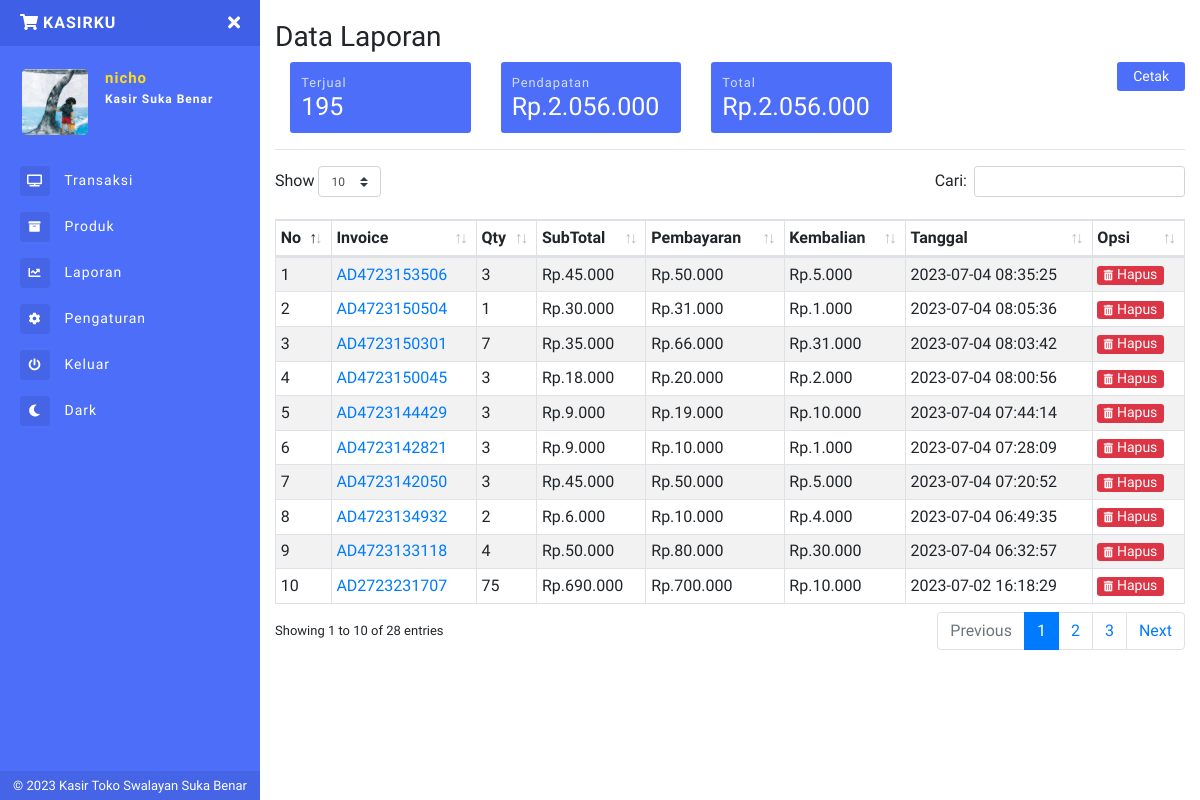
The app's page /laporan.php (signed in) with its own data.
### tables this page shows
CREATE TABLE `inv` (
  `invid` int(11) NOT NULL,
  `invoice` varchar(100) NOT NULL,
  `tgl_inv` timestamp NOT NULL DEFAULT current_timestamp() ON UPDATE current_timestamp(),
  `pembayaran` int(11) NOT NULL,
  `kembalian` int(11) NOT NULL,
  `status` varchar(10) NOT NULL
);

### laporan.php (the view, shortened to what this page needs)
<?php include 'sidebar.php'; ?>
<?php
$i1 = mysqli_fetch_assoc(mysqli_query($conn,"SELECT SUM(qty) as totqty FROM laporan"));
$i3 = mysqli_fetch_assoc(mysqli_query($conn,"SELECT SUM(subtotal-qty*harga_modal) as totdpt1 FROM laporan"));
$i4 = mysqli_fetch_assoc(mysqli_query($conn,"SELECT SUM(subtotal) as isub FROM laporan"));
?>
    <h1 class="h3 mb-2">Data Laporan</h1>
<span class="float-right">
<button type="button" class="btn btn-primary btn-sm px-3"  onclick="document.title='Invoice#<?php echo $noinv ?>';window.print()">
Cetak</button>
</span>
        <div class="row">
            <div class="col-6 col-sm-6 col-md-3 col-lg-3 m-pr-1 m-mb-1">
                <div class="box-laporan">
                    <p class="small mb-0">Terjual</p>
                    <h5 class="mb-0"><?php echo ribuan($i1['totqty']); ?></h5>
                </div>
            </div>
            <div class="col-6 col-sm-6 col-md-3 col-lg-3 m-pl-1 m-mb-1">
                <div class="box-laporan">
                    <p class="small mb-0">Pendapatan</p>
                    <h5 class="mb-0">Rp.<?php echo ribuan($i3['totdpt1']); ?></h5>
                </div>
            </div>
            <div class="col-6 col-sm-6 col-md-3 col-lg-3 m-pl-1">
                <div class="box-laporan">
                    <p class="small mb-0">Total</p>
                    <h5 class="mb-0">Rp.<?php echo ribuan($i4['isub']); ?></h5>
                </div>
            </div>
        </div>
<hr>
<table class="table table-striped table-sm table-bordered dt-responsive nowrap" id="table" width="100%">
<thead>
  <tr>
    <th>No</th>
    <th>Invoice</th>
    <th>Qty</th>
    <th>SubTotal</th>
    <th>Pembayaran</th>
    <th>Kembalian</th>
    <th>Tanggal</th>
    <th>Opsi</th>
  </tr>
</thead>
<tbody>
<?php
    $no = 1;
    $data_laporan = mysqli_query($conn,"SELECT * FROM inv WHERE status='selesai' ORDER BY invid DESC");
    while($d = mysqli_fetch_array($data_laporan)){
      $oninv = $d['invoice'];
        ?>
  <tr>
    <td><?php echo $no++; ?></td>
    <td><a href="invoice.php?detail=<?php echo $oninv ?>"><?php echo $d['invoice']; ?></a></td>
    <td><?php
  $result1 = mysqli_query($conn,"SELECT SUM(qty) AS count FROM laporan WHERE invoice='$oninv'");
  $cekrow = mysqli_num_rows($result1);
  $row1 = mysqli_fetch_assoc($result1);
  $count = $row1['count'];
  if($cekrow > 0){
      echo ribuan($count);
      } else {
          echo '0';
      }?></td>
    <td>Rp.<?php
  $result2 = mysqli_query($conn,"SELECT SUM(subtotal) AS count1 FROM laporan WHERE invoice='$oninv'");
  $cekrow1 = mysqli_num_rows($result2);
  $row2 = mysqli_fetch_assoc($result2);
  $count1 = $row2['count1'];
  if($cekrow1 > 0){
      echo ribuan($count1);
      } else {
          echo '0';
      }?></td>
    <td>Rp.<?php echo ribuan($d['pembayaran']); ?></td>
    <td>Rp.<?php echo ribuan($d['kembalian']); ?></td>
    <td><?php echo $d['tgl_inv']; ?></td>
    <td>
      <form method="post">
        <button type="submit" name="Remove" class="btn btn-danger btn-xs">
          <i class="fas fa-trash-alt fa-xs mr-1"></i>Hapus</button>
      </form>
    </td>
  </tr>
  <?php } ?>
</tbody>
</table>
</div>

### sidebar.php (shortened to what this page needs)
<?php
include "config.php";
  function ribuan ($nilai){
    return number_format ($nilai, 0, ',', '.');
}
$uid = $_SESSION['userid'];
$DataLogin = mysqli_fetch_array(mysqli_query($conn,"SELECT * FROM login WHERE userid='$uid'"));
$username = $DataLogin['username'];
$toko = $DataLogin['toko'];
$logo = $DataLogin['logo'];
?>
<!DOCTYPE html>
<html>
<head>
    <link rel="stylesheet" href="https://maxcdn.bootstrapcdn.com/bootstrap/4.0.0/css/bootstrap.min.css">
    <link href="assets/css/style.css" rel="stylesheet">
    <link href="https://use.fontawesome.com/releases/v5.0.6/css/all.css" rel="stylesheet">
    <link href="assets/vendor/datatables/dataTables.bootstrap4.min.css" rel="stylesheet">
  <link href="assets/vendor/datatables/responsive.bootstrap4.min.css" rel="stylesheet">
</head>
<body>
<div class="page-wrapper chiller-theme toggled">
  <nav id="sidebar" class="sidebar-wrapper">
    <div class="sidebar-content">
      <div class="sidebar-brand">
        <a href="./"><i class="fas fa-shopping-cart mr-1"></i><?php echo $toko ?></a>
        <div id="close-sidebar">
          <i class="fas fa-times"></i>
        </div>
      </div>
      <div class="sidebar-header">
        <div class="user-pic" style="height:70px;width:70px;">
          <img class="img-responsive img-rounded" src="assets/images/<?php echo $logo ?>"
            alt="User picture">
        </div>
        <div class="user-info">
          <span class="user-name"><?php echo $username ?>
          </span>
          <span class="user-role">Kasir Suka Benar</span>
        </div>
      </div>
      <div class="sidebar-menu">
        <ul>
          <li>
            <a href="index.php">
              <i class="fas fa-tv"></i>
              <span>Transaksi</span>
            </a>
          </li>
          <li>
            <a href="produk.php">
            <i class="fas fa-archive"></i>
              <span>Produk</span>
            </a>
          </li>
          <li>
            <a href="laporan.php">
              <i class="fa fa-chart-line"></i>
              <span>Laporan</span>
            </a>
          </li>
          <li>
            <a href="pengaturan.php">
              <i class="fa fa-cog"></i>
              <span>Pengaturan</span>
            </a>
          </li>
          <li>
            <a href="#Exit" data-toggle="modal">
              <i class="fa fa-power-off"></i>
              <span>Keluar</span>
            </a>
          </li>
          <li>
            <a href="" data-toggle="modal">
              <i class="fa fa-moon"></i>
              <span>Dark</span>
            </a>
          </li>
        </ul>
      </div>
    </div>
    <div class="sidebar-footer">
    © 2023 Kasir Toko Swalayan Suka Benar
    </div>
  </nav>
  <main class="page-content">
    <div class="container-fluid">
    <div class="d-block d-sm-block d-md-none d-lg-none py-2"></div>

### footer.php (shortened to what this page needs)
  </main>
</div>
</body>
</html>

### records on screen
inv: invoice "AD4723153506", count "3", count1 "45.000", pembayaran "50.000", kembalian "5.000", tgl_inv "2023-07-04 08:35:25"
inv: invoice "AD4723150504", count "1", count1 "30.000", pembayaran "31.000", kembalian "1.000", tgl_inv "2023-07-04 08:05:36"
inv: invoice "AD4723150301", count "7", count1 "35.000", pembayaran "66.000", kembalian "31.000", tgl_inv "2023-07-04 08:03:42"
inv: invoice "AD4723150045", count "3", count1 "18.000", pembayaran "20.000", kembalian "2.000", tgl_inv "2023-07-04 08:00:56"
inv: invoice "AD4723144429", count "3", count1 "9.000", pembayaran "19.000", kembalian "10.000", tgl_inv "2023-07-04 07:44:14"
inv: invoice "AD4723142821", count "3", count1 "9.000", pembayaran "10.000", kembalian "1.000", tgl_inv "2023-07-04 07:28:09"
inv: invoice "AD4723142050", count "3", count1 "45.000", pembayaran "50.000", kembalian "5.000", tgl_inv "2023-07-04 07:20:52"
inv: invoice "AD4723134932", count "2", count1 "6.000", pembayaran "10.000", kembalian "4.000", tgl_inv "2023-07-04 06:49:35"
inv: invoice "AD4723133118", count "4", count1 "50.000", pembayaran "80.000", kembalian "30.000", tgl_inv "2023-07-04 06:32:57"
inv: invoice "AD2723231707", count "75", count1 "690.000", pembayaran "700.000", kembalian "10.000", tgl_inv "2023-07-02 16:18:29"

### other values on screen
$toko "KASIRKU"
$username "nicho"
ribuan($i1['totqty']) "195"
ribuan($i3['totdpt1']) "2.056.000"
ribuan($i4['isub']) "2.056.000"
